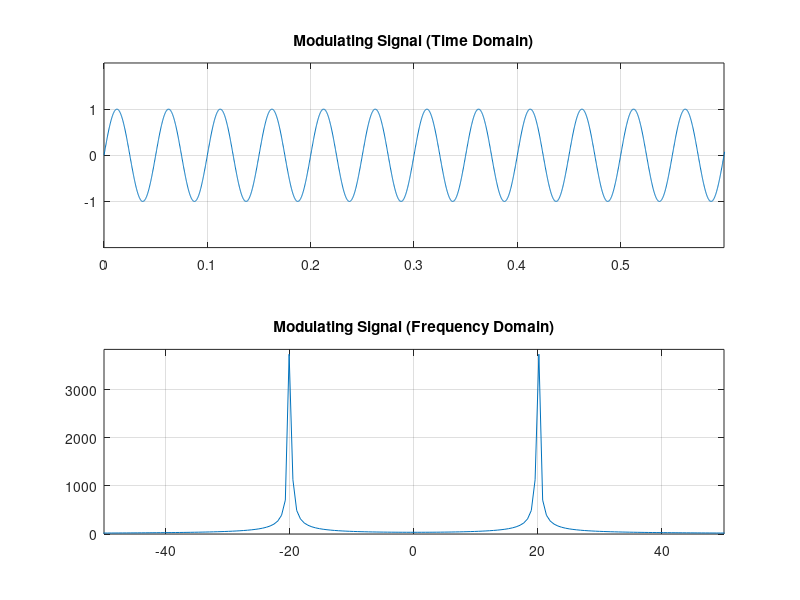
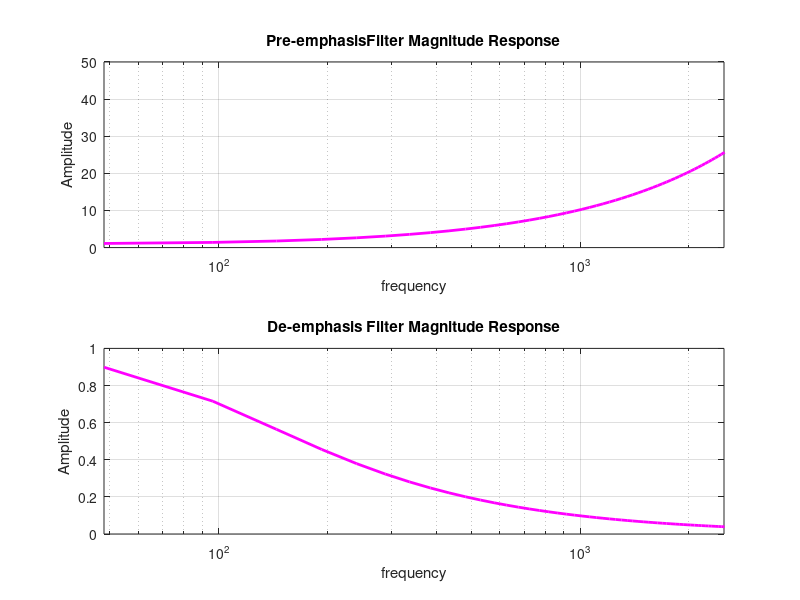

These figures' MATLAB source, in order:
%EXPT7 : PREEMPHASIS AND DEEMPHASIS

num_samples = 2^13; % no. of samples
fs=5000; % sampling frequency
Ts=1/fs; %Time range in terms of sampling frequency
fm1=20; %Message signal frequency 1
fm2=30; %Message signal frequency 2
fc=200; %carrier frequency
t=(0:num_samples-1)*Ts;
f=(-num_samples/2:num_samples/2-1)*fs/num_samples;

f_cutoff_pe=10;
Wn_pe=f_cutoff_pe/(fs/2);
[b_pe,a_pe]=butter(1,Wn_pe); %returns the transfer function coefficients of an 1st order lowpass digital Butterworth filter with normalized cutoff frequency Wn_pe

mt=sin(2*pi*fm1*t); %Modulating signal
figure(1);
subplot(211);
plot(t,mt);
axis([0 .6 min(mt)-1 max(mt)+1]);
grid on;title('Modulating Signal (Time Domain)');

Mf=fftshift(abs(fft(mt))); %rearranges a Fourier transform by shifting the zero-frequency component to the center of the array
subplot(212);
plot(f,Mf);
grid on;axis([-50 50 0 max(Mf)+100]);
title('Modulating Signal (Frequency Domain)');

[H_pe,W]=freqz(a_pe,b_pe); %Returns a_pe complex frequency response for digital filter b_pe
figure(2);
subplot(211);
semilogx(W*pi*(fs/2),abs(H_pe),'m','linewidth',2) %Plots x and y coordinates using log scale on the values mentioned
xlabel('frequency');
ylabel('Amplitude');
axis([0 fs/2 0 50]);
grid on;
title('Pre-emphasisFilter Magnitude Response');

[H_de,W]=freqz(b_pe,a_pe); %Returns a_pe complex frequency response for digital filter b_pe
subplot(212);
semilogx(W*pi*(fs/2),abs(H_de),'m','linewidth',2); %Plots x and y coordinates using log scale on the values mentioned
axis([0 fs/2 0 1]);
grid on;
xlabel('frequency');
ylabel('Amplitude');
title('De-emphasis Filter Magnitude Response');